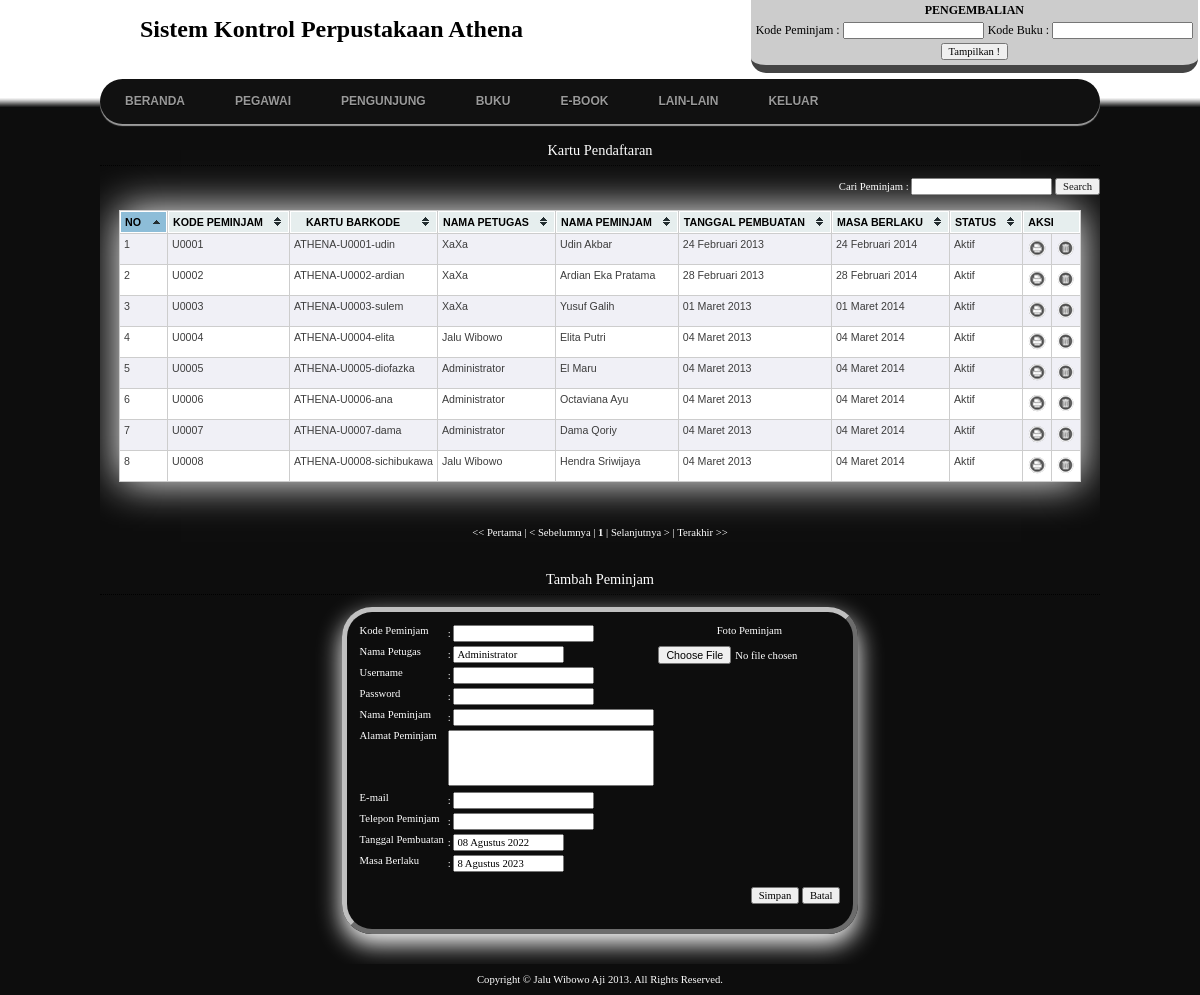
Screenshot of /login/index.php?module=kartu_pendaftaran (signed in) with the database file from the repository.
### tables this page shows
CREATE TABLE IF NOT EXISTS `site` (
  `id` varchar(1) NOT NULL,
  `profil` text NOT NULL,
  `foto` varchar(50) NOT NULL,
  `title_ui` varchar(50) NOT NULL,
  `title_lgn` varchar(50) NOT NULL,
  PRIMARY KEY (`id`)
);

CREATE TABLE IF NOT EXISTS `kartu_pendaftaran` (
  `kartu_barkode` varchar(30) NOT NULL,
  `petugas_kode` varchar(10) NOT NULL,
  `peminjam_kode` varchar(10) NOT NULL,
  `kartu_tgl_pembuatan` date NOT NULL,
  `kartu_tgl_akhir` date NOT NULL,
  `kartu_status_aktif` enum('Aktif','Tidak Aktif') NOT NULL,
  PRIMARY KEY (`kartu_barkode`)
);

CREATE TABLE IF NOT EXISTS `peminjam` (
  `peminjam_kode` varchar(10) NOT NULL,
  `peminjam_nama` varchar(30) NOT NULL,
  `peminjam_alamat` varchar(100) NOT NULL,
  `peminjam_telp` varchar(12) NOT NULL,
  `peminjam_foto` varchar(500) NOT NULL,
  `kd` varchar(6) NOT NULL,
  PRIMARY KEY (`peminjam_kode`)
);

CREATE TABLE IF NOT EXISTS `petugas` (
  `petugas_kode` varchar(10) NOT NULL,
  `petugas_nama` varchar(25) NOT NULL,
  `kd` varchar(6) NOT NULL,
  PRIMARY KEY (`petugas_kode`)
);

### config/koneksi.php (called while the page is built, shortened)
<?php
$sitetampil = mysql_fetch_array(mysql_query("SELECT * FROM site WHERE id = 1"));
$title_lgn = $sitetampil[title_lgn];
?>

### config/library.php (called while the page is built, shortened)
<?php
$tgl_sekarang = date("Y-m-d");
?>

### login/modul/mod_kartu_pendaftaran/kartu_pendaftaran.php (the view, shortened to what this page needs)
<?php
$aksi="modul/mod_kartu_pendaftaran/aksi_kartu_pendaftaran.php";
 if (empty($_SESSION['username']) AND empty($_SESSION['passuser'])){
  echo "<link href='style.css' rel='stylesheet' type='text/css'>
 <center>Untuk mengakses modul, Anda harus login <br>";
  echo "<a href=../../index.php><b>LOGIN</b></a></center>";
}
else{
  echo "<h2>Kartu Pendaftaran</h2>
<form align=right method=get action='$_SERVER[PHP_SELF]'>
          <input type=hidden name=module value=kartu_pendaftaran>
          <div id=paging>Cari Peminjam : <input type=text name='kata'>
			<input type=submit value=Search name=submit></div>
          </form><br>";
           if (empty($_GET['kata'])){
    echo "<table id='tablesorter-demo' class='tablesorter' border='0' cellpadding='0' cellspacing='1'>
	<thead>
          <tr>
		  <th>No</th>
		  <th>Kode Peminjam</th>
		  <th>Kartu Barkode</th>
		  <th>Nama Petugas</th>
		  <th>Nama Peminjam</th>
		  <th>Tanggal Pembuatan</th>
		  <th>Masa Berlaku</th>
			 <th>Status</th>
		  <th colspan=2>Aksi</th>
		  </tr></thead><tbody>";
		  $p      = new Paging;
		$batas  = 10;
		$posisi = $p->cariPosisi($batas);
		  if ($_SESSION[leveluser]=='admin' OR $_SESSION[leveluser]=='petugas'){
      $tampil = mysql_query("SELECT * FROM kartu_pendaftaran,petugas,peminjam
      WHERE kartu_pendaftaran.petugas_kode = petugas.petugas_kode && kartu_pendaftaran.peminjam_kode = peminjam.peminjam_kode ORDER BY kartu_pendaftaran.kartu_barkode ASC LIMIT $posisi,$batas");
    }
    else{
      echo "<h2>Anda Tidak Punya Hak Disini</h2>";
    }
    $no=$posisi+1;
    while ($r=mysql_fetch_array($tampil)){
       echo "<tr>
	   		 <td>$no</td>
      <td>$r[peminjam_kode]</td>
      <td>$r[kartu_barkode]</td>
      <td>$r[petugas_nama]</td>
      <td>$r[peminjam_nama]</td>
      <td>"; echo tgl_indo(date($r[kartu_tgl_pembuatan])); echo"</td>
      <td>"; echo tgl_indo(date($r[kartu_tgl_akhir])); echo"</td>
      <td>$r[kartu_status_aktif]</td>
             <td>"; ?>
				<a href="javascript:;" onclick="MM_openBrWindow(' <?php echo" print/print.php?id=$r[peminjam_kode]','Print Kartu Pendaftaran' "; ?>,'  width=322,height=189')"><img src='images/print.png' title='Print' width='20' height='20'></a>
			 <?php
			 echo" </td>
				<td><a href=\"$aksi?module=kartu_pendaftaran&act=hapus&id=$r[peminjam_kode]\" onClick=\"return confirm('Apakah Anda benar-benar mau menghapusnya?')\"><img src='images/hapus.png' title='Hapus Peminjam' width='20' height='20'></a>
			 </td>
			 </tr>";
      $no++;
    }
    echo "</tbody></table>";
	$jmldata = mysql_num_rows(mysql_query("SELECT * FROM kartu_pendaftaran"));
    $jmlhalaman  = $p->jumlahHalaman($jmldata, $batas);
    $linkHalaman = $p->navHalaman($_GET[halaman], $jmlhalaman);
    echo "<br><center><div id=paging>$linkHalaman</div></center><br>";
 }
  if ($_SESSION[leveluser]=='admin' OR $_SESSION[leveluser]=='petugas'){
    echo "<h2>Tambah Peminjam</h2>
          <form method=POST action='$aksi?module=kartu_pendaftaran&act=input' enctype='multipart/form-data'>
          <table class=xx>
		  <tr>
    <td>Kode Peminjam</td>
    <td> : <input type=text name='kode_peminjam' ></td>
    <td><center>Foto Peminjam</center></td>
  </tr>
  <tr><td>Nama Petugas</td>";
            $x=mysql_query("SELECT * FROM petugas WHERE petugas_nama LIKE '%$_SESSION[namalengkap]%'");
            $t=mysql_fetch_array($x);
              echo "<td> : <input type=text readonly='readonly' value='$t[petugas_nama]' size=15></td>
			  <input type=hidden name='petugas' readonly='readonly' value='$t[petugas_kode]' size=10>";
    echo "
    <td rowspan='9'><input type='file' name='fupload' /></td>
	</tr>
  <tr><td>Username</td>     <td> : <input type=text name='username'></td></tr>
          <tr><td>Password</td>     <td> : <input type=text name='password'></td></tr>
  <tr>
    <td>Nama Peminjam</td>
    <td> : <input type=text name='nama_peminjam' size=30></td>
  </tr>
    <tr>
    <td>Alamat Peminjam</td>
    <td> <textarea name='alamat'></textarea></td>
  </tr>
  <tr><td>E-mail</td>     <td> : <input type=text name='email'></td></tr>
    <tr>
    <td>Telepon Peminjam</td>
    <td> : <input  type=number name='telp' size=15></td>
  </tr>
  <tr><td>Tanggal Pembuatan</td>     <td> : <input type=text readonly='readonly' value='"; echo tgl_indo(date($tgl_sekarang)); echo "' size=15><input type='hidden' name='awal' value='$tgl_sekarang'></td></tr>";
$now = strtotime(date("Y-m-d"));
$date = date('Y-m-j', strtotime('+1 year', $now));
		  echo"
          <tr><td>Masa Berlaku</td>     <td> : <input type=text readonly='readonly' value='"; echo tgl_indo(date($date)); echo "' size=15><input type='hidden' name='exp' value='$date'></td></tr>
          <tr><td colspan=3><p align=right><input type=submit value=Simpan>
                            <input type=button value=Batal onclick=self.history.back()></p></td></tr>
          </table></form>";
    }
    else{
      echo "Anda tidak berhak mengakses halaman ini.";
    }
}
?>

### login/index.php (shortened to what this page needs)
<?php
include "../config/koneksi.php";
?>
<!DOCTYPE html>
<html>
<head>
<link href="css/style.css" rel="stylesheet" type="text/css" />
</head>
<body>
<div id="header">
<h1 class="head"><?php echo "$title_lgn"; ?></h1>
<div id="content">
  <?php
if (empty($_SESSION['username']) AND empty($_SESSION['passuser']) AND $_SESSION['login']==0){
  echo "
  <div id=login_frm>
  <center><form name='login' action='cek_login.php' method='POST' onSubmit='return validasi(this)'>
  <table>
<tr><td>Username</td><td>: <input type='text' name='username' width='100' autofocus></td></tr>
<tr><td>Password</td><td>: <input type='password' name='password'></td></tr>
<tr><td rowspan='2' colspan='2'><center><input type='submit' value='Login'></center></td></tr>
</table>
  </form>
  </center></div>";
?>
<?php }
else{ ?>
<div id="kembali">
<form name='kembali'  onsubmit="target_popup(this)" action="kembali/kembali.php" method='POST'>
	<table>
		<tr>
			<td colspan=2><b>PENGEMBALIAN</b></td>
		</tr>
		<tr>
			<td>Kode Peminjam : <input type="text" name="pmnjm"></td>
			<td>Kode Buku : <input type="text" name="bk"></td>
		</tr>
		<tr>
			<td colspan=2><input type="submit" onclick="" value="Tampilkan !"></td>
		</tr>
	</table>
</form>
</div>
<?php if ($_SESSION[leveluser]=='admin' OR $_SESSION[leveluser]=='petugas'){ ?>
<ul id="menu">
	<li><a href="?module=home">Beranda</a></li>
	<li>
		<a href="">Pegawai</a>
	</li>
	<li>
		<a href="">Pengunjung</a>
	</li>
	<li>
		<a href="">Buku</a>
	</li>
	<li>
		<a href="">E-BOOK</a>
	</li>
	<li>
		<a href="">LAIN-LAIN</a>
	</li>
	<li><a href="logout.php">Keluar</a></li>
</ul>
<?php }
include "content.php"; ?>
  </div>
<?php
}
?>
			<div id="footer">Copyright &copy Jalu Wibowo Aji 2013. All Rights Reserved.</div>
  </div>
</body>
</html>

### login/css/style.css (style rules this page uses)
body { font-family: Tahoma; font-size: 9pt; background-repeat:repeat-xy; margin:0 auto; background-color:#0d0d0d; color:#FFFFFF; background-image: url(../images/bg.png); background-repeat: repeat-x; }
#header { position: relative; width: 1000px; height:35px; margin:0 auto; }
#header .head { color:#000; text-align:left; margin-left:40px; }
#content { margin-top:5px; margin-left:5px; margin-right:5px; margin:0 auto; overflow:auto; width:auto; position:relative; }
#content p { color:#fff; line-height: 1.8em; padding-left: 2em; }
a:link,a:visited { color:#388dc9; text-decoration:none; }
h2 { text-align: center; font: normal 120% Georgia; line-height: 200%; color:#fff; background-color: transparent; border-bottom: 1px dotted #000000; }
.xx { border: 5px outset #c0c0c0; padding:10px; text-align: justify; margin: 0 auto; font-family: Tahoma; font-size: 8pt; color:#fff; -moz-border-radius: 30px; -o-border-radius: 30px; -webkit-border-radius: 30px; border-radius: 30px; -webkit-box-shadow: 0 10px 25px rgba(255, 255, 255, 1.0); -moz-box-shadow: 0 10px 25px rgba(255, 255, 255, 1.0); box-shadow: 0 10px 25px rgba(255, 255, 255, 1.0); margin-bottom:30px; }
.xx tr { padding:5px; vertical-align: top; border-collapse: collapse; }
input,textarea,select { font-family: Tahoma; font-size: 8pt; }
textarea { width: 200px; resize:none; height: 50px; }
#paging { font-family: Tahoma; font-size: 8pt; color:#fff; }
#footer { clear :both; padding-top: 10px; font-family: Tahoma; font-size: 8pt; color: #FFFFFF; text-align:center; padding-bottom: 10px; }
#menu { width: 100%; margin: 0; margin-top:20px; padding: 10px 0 0 0; list-style: none; background: #111; -moz-border-radius: 50px; -o-border-radius: 50px; -webkit-border-radius: 50px; border-radius: 50px; -moz-box-shadow: 0 2px 1px #9c9c9c; -webkit-box-shadow: 0 2px 1px #9c9c9c; box-shadow: 0 2px 1px #9c9c9c; }
#menu li { float: left; padding: 0 0 10px 0; position: relative; }
#menu a { float: left; height: 25px; padding: 0 25px; color: #999; text-transform: uppercase; font: bold 12px/25px Arial, Helvetica; text-decoration: none; text-shadow: 0 1px 0 #000; }
#menu:after { visibility: hidden; display: block; font-size: 0; content: " "; clear: both; height: 0; }
#kembali { z-index:2; position:fixed; float:right; color:black; right:2px; top:-2px; padding:2px; text-align:center; background:#ccc; -moz-border-bottom-left-radius: 15px; -o-border-bottom-left-radius: 15px; -webkit-bottom-left-border-radius: 15px; border-bottom-left-radius: 15px; -moz-border-bottom-right-radius: 15px; -o-border-bottom-right-radius: 15px; -webkit-bottom-right-border-radius: 15px; border-bottom-right-radius: 15px; border-bottom: 8px solid #444; }

### login/css/blue/style.css (style rules this page uses)
table.tablesorter { position:relative; margin:0 auto; font-family:arial; background-color: #CDCDCD; font-size: 8pt; text-align: justify; color:#000; -webkit-box-shadow: 0 0 40px rgba(255, 255, 255, 1.0); -moz-box-shadow: 0 0 40px rgba(255, 255, 255, 1.0); box-shadow: 0 0 40px rgba(255, 255, 255, 1.0); margin-bottom:30px; }
table.tablesorter th { text-align:center; text-transform: uppercase; }
table.tablesorter thead tr th, table.tablesorter tfoot tr th { background-color: #e6EEEE; border: 1px solid #FFF; font-size: 8pt; padding: 4px; padding-right: 25px; }
table.tablesorter thead tr .header { background-image: url(bg.gif); background-repeat: no-repeat; background-position: center right; cursor: pointer; }
table.tablesorter tbody td { color: #3D3D3D; padding: 4px; background-color: #FFF; vertical-align: top; }
table.tablesorter tbody tr.odd td { background-color:#F0F0F6; }
table.tablesorter thead tr .headerSortDown { background-image: url(desc.gif); }
table.tablesorter thead tr .headerSortDown, table.tablesorter thead tr .headerSortUp { background-color: #8dbdd8; }

### rows the page displays
site: title_lgn "Sistem Kontrol Perpustakaan Athena"
kartu_pendaftaran: peminjam.peminjam_kode "U0001", kartu_barkode "ATHENA-U0001-udin", petugas.petugas_nama "XaXa", peminjam.peminjam_nama "Udin Akbar", kartu_tgl_pembuatan "24 Februari 2013", kartu_tgl_akhir "24 Februari 2014", kartu_status_aktif "Aktif"
kartu_pendaftaran: peminjam.peminjam_kode "U0002", kartu_barkode "ATHENA-U0002-ardian", petugas.petugas_nama "XaXa", peminjam.peminjam_nama "Ardian Eka Pratama", kartu_tgl_pembuatan "28 Februari 2013", kartu_tgl_akhir "28 Februari 2014", kartu_status_aktif "Aktif"
kartu_pendaftaran: peminjam.peminjam_kode "U0003", kartu_barkode "ATHENA-U0003-sulem", petugas.petugas_nama "XaXa", peminjam.peminjam_nama "Yusuf Galih", kartu_tgl_pembuatan "01 Maret 2013", kartu_tgl_akhir "01 Maret 2014", kartu_status_aktif "Aktif"
kartu_pendaftaran: peminjam.peminjam_kode "U0004", kartu_barkode "ATHENA-U0004-elita", petugas.petugas_nama "Jalu Wibowo", peminjam.peminjam_nama "Elita Putri", kartu_tgl_pembuatan "04 Maret 2013", kartu_tgl_akhir "04 Maret 2014", kartu_status_aktif "Aktif"
kartu_pendaftaran: peminjam.peminjam_kode "U0005", kartu_barkode "ATHENA-U0005-diofazka", petugas.petugas_nama "Administrator", peminjam.peminjam_nama "El Maru", kartu_tgl_pembuatan "04 Maret 2013", kartu_tgl_akhir "04 Maret 2014", kartu_status_aktif "Aktif"
kartu_pendaftaran: peminjam.peminjam_kode "U0006", kartu_barkode "ATHENA-U0006-ana", petugas.petugas_nama "Administrator", peminjam.peminjam_nama "Octaviana Ayu", kartu_tgl_pembuatan "04 Maret 2013", kartu_tgl_akhir "04 Maret 2014", kartu_status_aktif "Aktif"
kartu_pendaftaran: peminjam.peminjam_kode "U0007", kartu_barkode "ATHENA-U0007-dama", petugas.petugas_nama "Administrator", peminjam.peminjam_nama "Dama Qoriy", kartu_tgl_pembuatan "04 Maret 2013", kartu_tgl_akhir "04 Maret 2014", kartu_status_aktif "Aktif"
kartu_pendaftaran: peminjam.peminjam_kode "U0008", kartu_barkode "ATHENA-U0008-sichibukawa", petugas.petugas_nama "Jalu Wibowo", peminjam.peminjam_nama "Hendra Sriwijaya", kartu_tgl_pembuatan "04 Maret 2013", kartu_tgl_akhir "04 Maret 2014", kartu_status_aktif "Aktif"
petugas: petugas_nama "Administrator"

### other values shown
$halaman_aktif "1"
